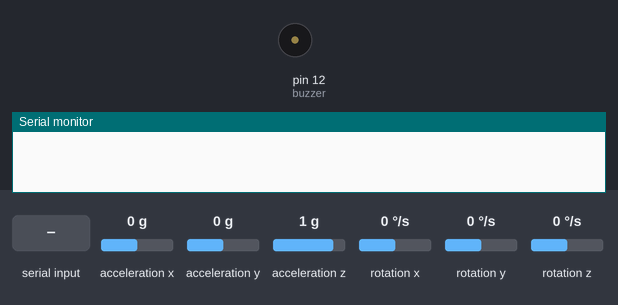
Simulated run of this sketch. Board: Arduino Uno, built with avr-gcc and run on an emulated ATmega328P. On the bench: buzzer (waves = sounding), the last lines printed to the serial monitor. Inputs (shaded band) come from the test bench; at power-on: acceleration x 0 g, acceleration y 0 g, acceleration z 1 g, rotation x 0 °/s, rotation y 0 °/s, rotation z 0 °/s.

Above: at 1.2 s.
1.3 s: "K" received over Serial
At 1.42 s:
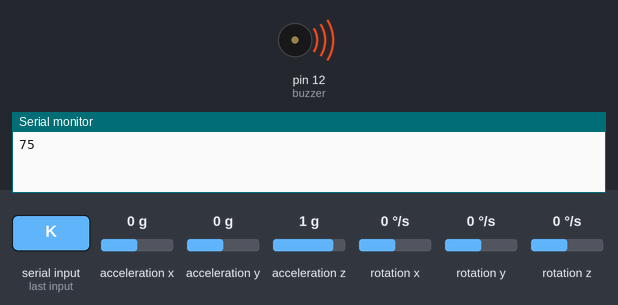
3.0 s: "E" received over Serial
Timing chart, 0 to 6.0 s (numbered marks = the images above; inputs shaded):
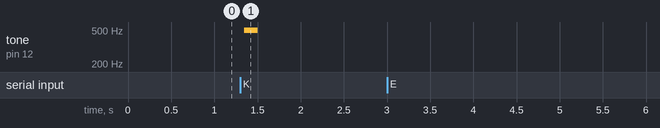

The sketch:

lab2.ino
```cpp
#include <Wire.h>
#include <MPU6050.h>

// Arduino pin numbers
const int SW_pin = 2; // digital pin connected to switch output
const int X_pin = A0; // analog pin connected to X output
const int Y_pin = A1; // analog pin connected to Y output

int buzzer = 12;//the pin of the active buzzer

int i;

int prevZ = 0;
int deltaZ;

MPU6050 mpu;

void setup() {
  Serial.begin(115200);
  pinMode(SW_pin, INPUT);
  digitalWrite(SW_pin, HIGH);

  pinMode(buzzer,OUTPUT);//initialize the buzzer pin as an output

  while(!mpu.begin(MPU6050_SCALE_2000DPS, MPU6050_RANGE_2G))
  {
    Serial.println("Could not find a valid MPU6050 sensor, check wiring!");
    delay(500);
  }
  //checkSettings();
}

void loop() {
  // put your main code here, to run repeatedly
  int incomingByte = 0x01;
   if (Serial.available() > 0) {
    // read the incoming byte:
    incomingByte = Serial.read();
    Serial.println(incomingByte);

    if(incomingByte == 'E'){
      printJoystickAndAccell();
    }

    if(incomingByte == 'K'){
      for(i=0;i<80;i++)
        {
          digitalWrite(buzzer,HIGH);
          delay(1);//wait for 1ms
          digitalWrite(buzzer,LOW);
          delay(1);//wait for 1ms
        }

    }
   }
}

void printJoystickAndAccell(){
  Vector rawAccel = mpu.readRawAccel();
  Vector normAccel = mpu.readNormalizeAccel();


  Serial.print("start ");
  Serial.print(normAccel.XAxis);
  //Serial.print(" \n");
  Serial.print(" ");
  Serial.print(normAccel.YAxis);
  //Serial.print(" \n");
  Serial.print(" ");
  Serial.print(normAccel.ZAxis);

  Serial.print(" ");
  Serial.print(analogRead(X_pin));
  //Serial.print(" \n");
  Serial.print(" ");
  Serial.print(analogRead(Y_pin));

  deltaZ = normAccel.ZAxis - prevZ;

  Serial.print(" ");
  Serial.print(deltaZ);


  Serial.print(" \n");


  prevZ = normAccel.ZAxis;


}


void checkSettings()
{
  Serial.println();

  Serial.print(" * Sleep Mode:            ");
  Serial.println(mpu.getSleepEnabled() ? "Enabled" : "Disabled");

  Serial.print(" * Clock Source:          ");
  switch(mpu.getClockSource())
  {
    case MPU6050_CLOCK_KEEP_RESET:     Serial.println("Stops the clock and keeps the timing generator in reset"); break;
    case MPU6050_CLOCK_EXTERNAL_19MHZ: Serial.println("PLL with external 19.2MHz reference"); break;
    case MPU6050_CLOCK_EXTERNAL_32KHZ: Serial.println("PLL with external 32.768kHz reference"); break;
    case MPU6050_CLOCK_PLL_ZGYRO:      Serial.println("PLL with Z axis gyroscope reference"); break;
    case MPU6050_CLOCK_PLL_YGYRO:      Serial.println("PLL with Y axis gyroscope reference"); break;
    case MPU6050_CLOCK_PLL_XGYRO:      Serial.println("PLL with X axis gyroscope reference"); break;
    case MPU6050_CLOCK_INTERNAL_8MHZ:  Serial.println("Internal 8MHz oscillator"); break;
  }

  Serial.print(" * Accelerometer:         ");
  switch(mpu.getRange())
  {
    case MPU6050_RANGE_16G:            Serial.println("+/- 16 g"); break;
    case MPU6050_RANGE_8G:             Serial.println("+/- 8 g"); break;
    case MPU6050_RANGE_4G:             Serial.println("+/- 4 g"); break;
    case MPU6050_RANGE_2G:             Serial.println("+/- 2 g"); break;
  }

  Serial.print(" * Accelerometer offsets: ");
  Serial.print(mpu.getAccelOffsetX());
  Serial.print(" / ");
  Serial.print(mpu.getAccelOffsetY());
  Serial.print(" / ");
  Serial.println(mpu.getAccelOffsetZ());

  Serial.println();
}
```

Measured:
- after the input at 1.3 s, tone on pin 12 (buzzer): silent → 496 Hz at once, → silent 0.16 s later
